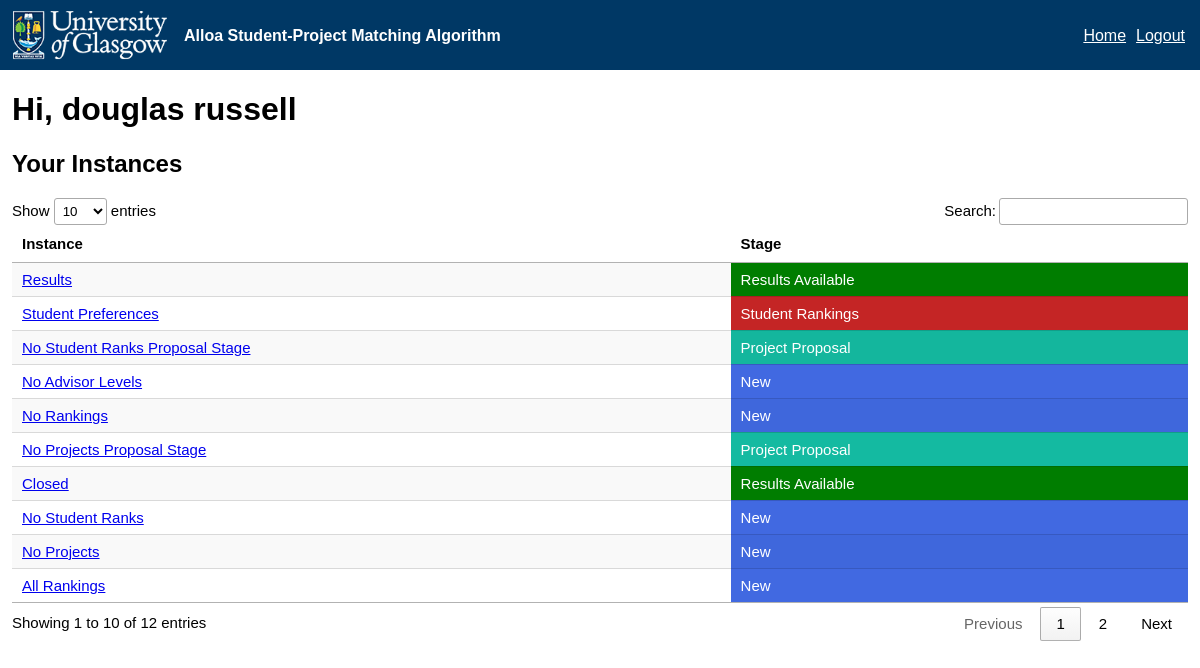
/home/ (signed in), run on the app's committed database.
### alloa_matching/models.py (models this page shows, shortened)
class Instance(models.Model):
    name = models.CharField(max_length=200, unique=True, blank=False)
    min_pref_len = models.PositiveIntegerField(default=0, blank=False)
    max_pref_len = models.PositiveIntegerField(default=0, blank=False)
    stage_choices = (
        ('N','New'),
        ('P','Project Proposal'),
        ('L','Advisor Ranking Levels'),
        ('S','Student Preference Collection'),
        ('C','Closed'),
        ('R','Results Available')
    )
    stage = models.CharField(max_length=1,choices=stage_choices,default='N')

### alloa_matching/views.py (the view)
# urls.py: 2. Add a URL to urlpatterns:  path('', views.home, name='home')
@login_required
def home(request):
    context_dict = {}
    context_dict["instances"] = Instance.objects.all()
    context_dict["user"] = request.user
    context_dict["user_type"] = request.session["user_type"]
    return render(request, 'alloa_matching/home.html',context=context_dict)

### templates/alloa_matching/home.html (shortened to what this page needs)
{% extends 'alloa_matching/base.html' %}
{% load staticfiles %}
{% block head_block %}
    <link rel="stylesheet" type="text/css" href="https://cdn.datatables.net/1.11.3/css/jquery.dataTables.min.css">
{% endblock %}
{% block body_block %}
    <h1>Hi, {{user.first_name}} {{user.last_name}}</h1>
    <h2>Your Instances</h2>
    <table id="instances" class = "display">
        <thead>
            <tr>
                <th>Instance</th>
                <th>Stage</th>
            </tr>
        </thead>
        <tbody>
            {% for instance in instances %}
                <tr>
                    <td><a href = "{% url 'instance' instance.id%}">{{instance.name}}</td>
                    {% if instance.stage == "R" %}
                        <td class = "{{instance.stage}}">Results Available</td>
                    {% elif instance.stage == "C"%}
                        <td class = "{{instance.stage}}">Closed</td>
                    {% elif instance.stage == "S"%}
                        <td class = "{{instance.stage}}">Student Rankings</td>
                    {% elif instance.stage == "L"%}
                        <td class = "{{instance.stage}}">Advisor Level Rankings</td>
                    {% elif instance.stage == "P"%}
                        <td class = "{{instance.stage}}">Project Proposal</td>
                    {% elif instance.stage == "N"%}
                        <td class = "{{instance.stage}}">New</td>
                    {% endif %}
                </tr>
            {% endfor %}
        </tbody>
    </table>
{% endblock %}

### data on the page
Instance: name "Results"
Instance: name "Student Preferences"
Instance: name "No Student Ranks Proposal Stage"
Instance: name "No Advisor Levels"
Instance: name "No Rankings"
Instance: name "No Projects Proposal Stage"
Instance: name "Closed"
Instance: name "No Student Ranks"
Instance: name "No Projects"
Instance: name "All Rankings"

### other printed values
{{ user.first_name }} "douglas"
{{ user.last_name }} "russell"
